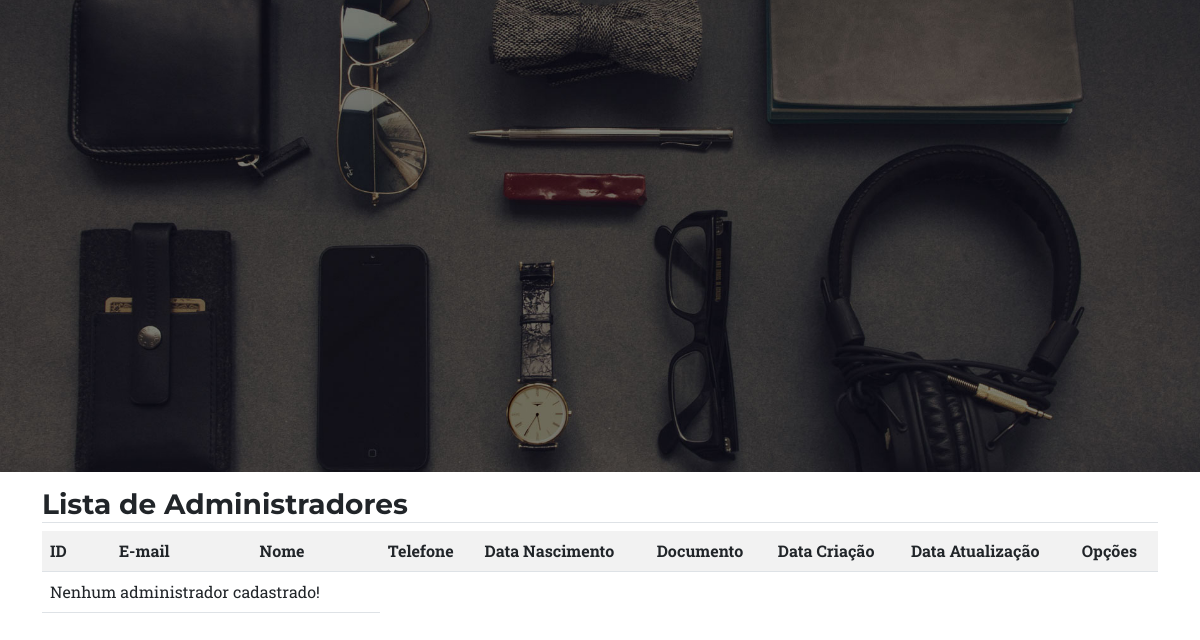
The page /listar/administrador/ on the database as committed earlier.
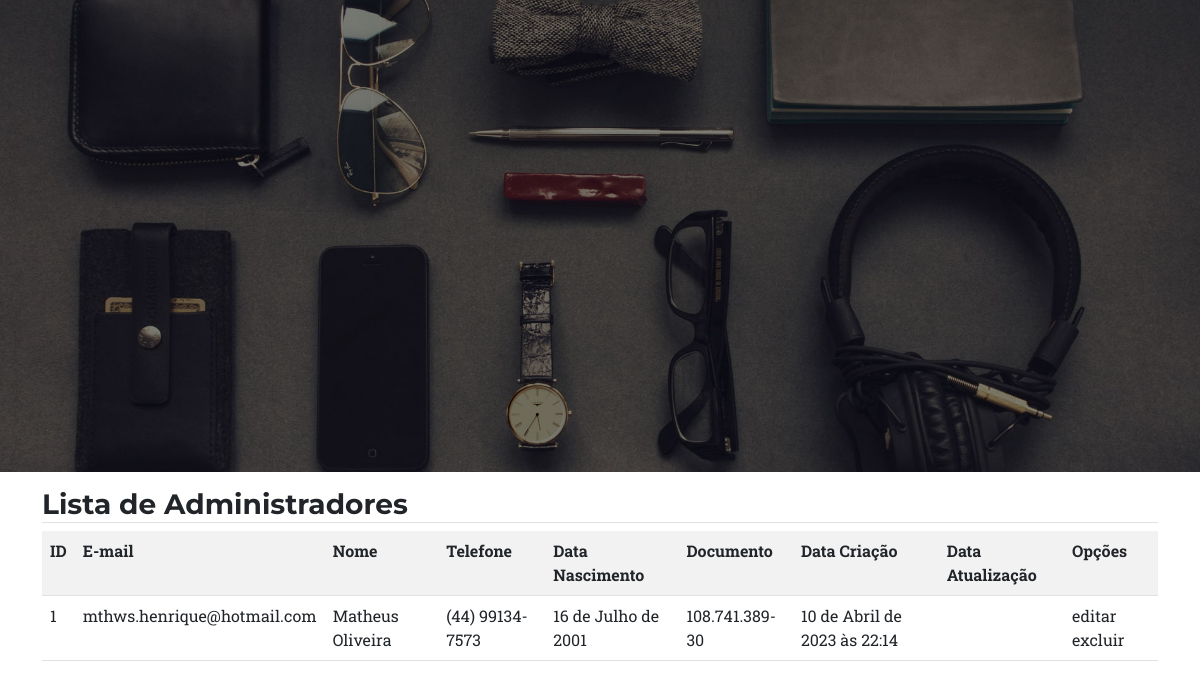
The same page on the database as committed later.
### cadastros/models.py (models this page shows, shortened)
class Administrador(models.Model):
    nome = models.CharField(max_length=50)
    email = models.EmailField(max_length=50,
                              unique=True)
    telefone = models.CharField(max_length=15,
                                unique=True,
                                help_text="(XX)XXXXX-XXXX")
    dataNascimento = models.DateField(verbose_name="Data de Nascimento")
    documento = models.CharField(max_length=14,
                                 unique=True,
                                 help_text="Insira seu CPF")
    senha = models.CharField(max_length=50)
    dataCriacao = models.DateTimeField(auto_now_add=True)
    dataAtualizacao = models.DateTimeField(auto_now=True)

### cadastros/views.py (the view)
# urls.py: path("listar/administrador/", AdministradorList.as_view(), name="listar-administrador"),
class AdministradorList(ListView):
    model = Administrador
    template_name = "cadastros/administrador_list.html"

### cadastros/templates/cadastros/administrador_list.html (shortened to what this page needs)
{% extends "paginas/modelo.html" %}
{% load static %}
{% load crispy_forms_tags %}
{% block conteudo %}
<form action="" method="post">
    <div class="container">
        <h3 class="mt-3 border-bottom">Lista de Administradores</h3>
        <table class="table table-striped">
            <tr>
                <th>ID</th>
                <th>E-mail</th>
                <th>Nome</th>
                <th>Telefone</th>
                <th>Data Nascimento</th>
                <th>Documento</th>
                <th>Data Criação</th>
                <th>Data Atualização</th>
                <th>Opções</th>
            </tr>
            {% for obejct in object_list %}
            <tr>
                <td>{{obejct.pk}}</td>
                <td>{{obejct.email}}</td>
                <td>{{obejct.nome}}</td>
                <td>{{obejct.telefone}}</td>
                <td>{{obejct.dataNascimento}}</td>
                <td>{{obejct.documento}}</td>
                <td>{{obejct.dataCriacao}}</td>
                <td>{{obejct.dataAtulizacao}}</td>
                <td>
                    editar excluir
                </td>
            </tr>
            {% empty %}
            <tr>
                <td colspan="3">Nenhum administrador cadastrado!</td>
            </tr>
            {% endfor %}
        </table>
        <br>
        <br>
    </div>
</form>
{% endblock %}

Rows that differ between the two databases and show on the page:
added Administrador: pk "1", email "mthws.henrique@hotmail.com", nome "Matheus Oliveira", telefone "(44) 99134-7573", dataNascimento "16 de Julho de 2001", documento "108.741.389-30", dataCriacao "10 de Abril de 2023 às 22:14"
Other text that changed with them:
text no longer shown: "Nenhum administrador cadastrado!"
